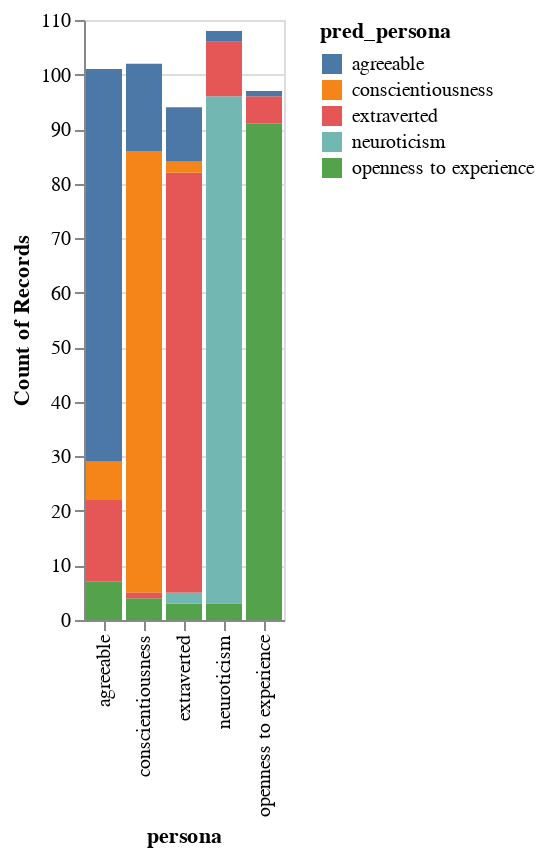

Here is the notebook cell this chart was saved with:
### Code cell
# prompt: Using dataframe test_data: persona vs pred_persona

import altair as alt
alt.Chart(test_data).mark_bar().encode(
    alt.X("persona"),
    alt.Y("count()"),
    color='pred_persona'
)

### Figure 1 — Vega-Lite specification as saved in the notebook (floating-point values rounded to 4 significant figures; data arrays with more than 128 entries replaced by an {"elided": "..."} marker saying what was removed)
{"config": {"view": {"continuousWidth": 400, "continuousHeight": 300}}, "data": {"name": "data-5186fe0bee8ad43dd781cd6b4deec085"}, "mark": "bar", "encoding": {"color": {"field": "pred_persona", "type": "nominal"}, "x": {"field": "persona", "type": "nominal"}, "y": {"aggregate": "count", "type": "quantitative"}}, "$schema": "https://vega.github.io/schema/vega-lite/v4.17.0.json", "datasets": {"data-5186fe0bee8ad43dd781cd6b4deec085": {"elided": "502 records"}}}
